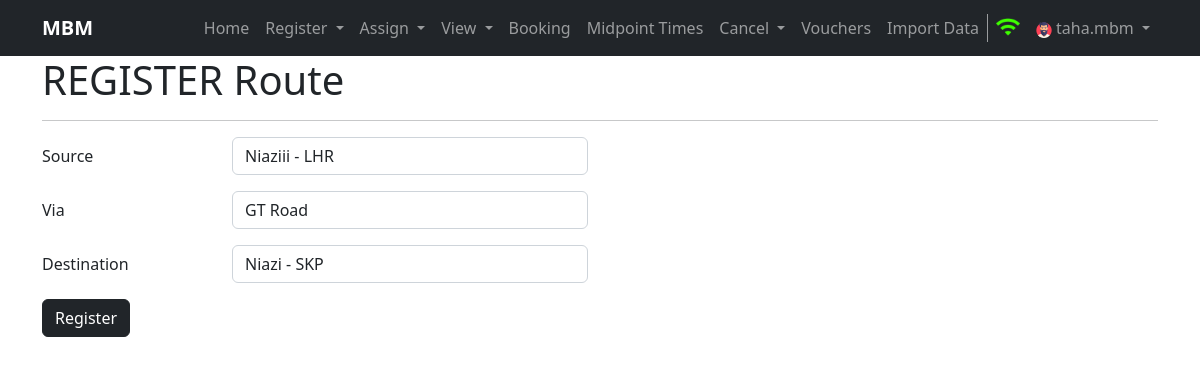
The page /modifyroute/2 (signed in) on the database its author committed.
### home/models.py (models this page shows, shortened)
class Route(models.Model):
    source = models.ForeignKey(Terminal, related_name='source_terminal', on_delete=models.CASCADE)
    destination = models.ForeignKey(Terminal, related_name='destination_terminal', on_delete=models.CASCADE)
    via = models.CharField(max_length=100)
    created = models.DateTimeField(auto_now_add=True, editable=False, null=False, blank=False)
    last_modified = models.DateTimeField(auto_now_add=True, editable=False, null=False, blank=False)
    class Meta:
        verbose_name_plural = 'Route'

class Terminal(models.Model):
    tcode = models.CharField(max_length=3, unique=True)
    name = models.CharField(max_length=100)
    city = models.CharField(max_length=100)
    address = models.CharField(max_length=150)
    created = models.DateTimeField(auto_now_add=True, editable=False, null=False, blank=False)
    last_modified = models.DateTimeField(auto_now_add=True, editable=False, null=False, blank=False)
    class Meta:
        verbose_name_plural = 'Terminal'
    def __str__(self):
        return self.name + ' - ' + self.city

### home/views.py (the view, shortened to what this page needs)
# urls.py: path('modifyroute/<int:route_id>', views.modifyroute, name='modifyroute'),
def modifyroute(request, route_id):
    if request.user.is_anonymous:
        return redirect('/login')
    route = None
    terminals = None
    try:
        route = Route.objects.get(id=route_id)
        terminals = Terminal.objects.all()
    except Exception as e:
        messages.warning(request, e)
    return render(request, 'modifyroute.html', {'route': route, 'terminals': terminals})

### templates/modifyroute.html (shortened to what this page needs)
{% extends 'base.html' %}
{% block username %}{{ request.user.username }}{% endblock username %}
{%block body%}
<div class="container">
    <h1>REGISTER Route</h1>
    <hr>
</div>
<div class="container my-3">
    <form method="post" name="register" action="">
        <div class="mb-3 row">
            <label for="inputSource" class="col-sm-2 col-form-label">Source</label>
            <div class="col-sm-4">
              <select name="inputSource" class="form-control" id="inputSource" required>
                {% if terminals %}
                   {% for terminal in terminals%}
                   <option value="{{terminal.id}}" {% if terminal == route.source %}selected{% endif %}>{{terminal}}</option>
                   {% endfor %}
                {% endif %}
              </select>
            </div>
          </div>
          <div class="mb-3 row">
            <label for="inputVia" class="col-sm-2 col-form-label">Via</label>
            <div class="col-sm-4">
              <input type="text" class="form-control" id="inputVia" name="inputVia" placeholder="Via" min="2" max="100" value="{{route.via}}" required>
            </div>
          </div>
          <div class="mb-3 row">
            <label for="inputDestination" class="col-sm-2 col-form-label">Destination</label>
            <div class="col-sm-4">
              <select name="inputDestination" class="form-control" id="inputDestination" required>
                {% if terminals %}
                   {% for terminal in terminals %}
                     <option value="{{terminal.id}}" {% if terminal == route.destination %}selected{% endif %}>{{terminal}}</option>
                   {% endfor %}
                {% endif %}
              </select>
            </div>
          </div>
          <button type="submit" name="route" class="btn btn-dark btn-md">Register</button>
    </form>
</div>
{%endblock body%}

### rows shown on the page
Route: inputSource "Niaziii - LHR", inputVia "GT Road", inputDestination "Niazi - SKP"

### other values the page prints
{{ request.user.username }} "taha.mbm"
